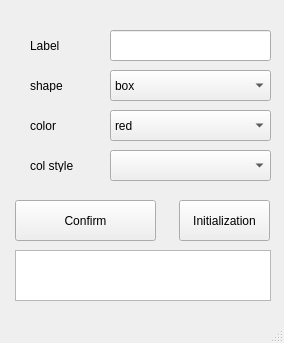
<?xml version="1.0" encoding="UTF-8"?>
<ui version="4.0">
 <class>gvobjwidget</class>
 <widget class="QMainWindow" name="gvobjwidget">
  <property name="geometry">
   <rect>
    <x>0</x>
    <y>0</y>
    <width>284</width>
    <height>343</height>
   </rect>
  </property>
  <property name="windowTitle">
   <string>gvobjwidget</string>
  </property>
  <widget class="QWidget" name="centralwidget">
   <widget class="QLineEdit" name="lineEdit">
    <property name="geometry">
     <rect>
      <x>110</x>
      <y>30</y>
      <width>161</width>
      <height>31</height>
     </rect>
    </property>
   </widget>
   <widget class="QComboBox" name="comboBox">
    <property name="geometry">
     <rect>
      <x>110</x>
      <y>70</y>
      <width>161</width>
      <height>31</height>
     </rect>
    </property>
    <item>
     <property name="text">
      <string>box</string>
     </property>
    </item>
    <item>
     <property name="text">
      <string>component</string>
     </property>
    </item>
    <item>
     <property name="text">
      <string>ellipse</string>
     </property>
    </item>
   </widget>
   <widget class="QComboBox" name="comboBox_2">
    <property name="geometry">
     <rect>
      <x>110</x>
      <y>110</y>
      <width>161</width>
      <height>31</height>
     </rect>
    </property>
    <item>
     <property name="text">
      <string>red</string>
     </property>
    </item>
    <item>
     <property name="text">
      <string>blue</string>
     </property>
    </item>
    <item>
     <property name="text">
      <string>yellow</string>
     </property>
    </item>
   </widget>
   <widget class="QComboBox" name="comboBox_3">
    <property name="geometry">
     <rect>
      <x>110</x>
      <y>150</y>
      <width>161</width>
      <height>31</height>
     </rect>
    </property>
    <item>
     <property name="text">
      <string/>
     </property>
    </item>
    <item>
     <property name="text">
      <string>filled</string>
     </property>
    </item>
   </widget>
   <widget class="QLabel" name="label">
    <property name="geometry">
     <rect>
      <x>30</x>
      <y>40</y>
      <width>56</width>
      <height>12</height>
     </rect>
    </property>
    <property name="text">
     <string>Label</string>
    </property>
   </widget>
   <widget class="QLabel" name="label_2">
    <property name="geometry">
     <rect>
      <x>30</x>
      <y>80</y>
      <width>56</width>
      <height>12</height>
     </rect>
    </property>
    <property name="text">
     <string>shape</string>
    </property>
   </widget>
   <widget class="QLabel" name="label_3">
    <property name="geometry">
     <rect>
      <x>30</x>
      <y>120</y>
      <width>56</width>
      <height>12</height>
     </rect>
    </property>
    <property name="text">
     <string>color</string>
    </property>
   </widget>
   <widget class="QLabel" name="label_4">
    <property name="geometry">
     <rect>
      <x>30</x>
      <y>160</y>
      <width>56</width>
      <height>12</height>
     </rect>
    </property>
    <property name="text">
     <string>col style</string>
    </property>
   </widget>
   <widget class="QPushButton" name="pushButton">
    <property name="geometry">
     <rect>
      <x>15</x>
      <y>200</y>
      <width>141</width>
      <height>41</height>
     </rect>
    </property>
    <property name="text">
     <string>Confirm</string>
    </property>
   </widget>
   <widget class="QTextBrowser" name="textBrowser">
    <property name="geometry">
     <rect>
      <x>15</x>
      <y>250</y>
      <width>256</width>
      <height>51</height>
     </rect>
    </property>
   </widget>
   <widget class="QPushButton" name="pushButton_2">
    <property name="geometry">
     <rect>
      <x>179</x>
      <y>200</y>
      <width>91</width>
      <height>41</height>
     </rect>
    </property>
    <property name="text">
     <string>Initialization</string>
    </property>
   </widget>
  </widget>
  <widget class="QMenuBar" name="menubar">
   <property name="geometry">
    <rect>
     <x>0</x>
     <y>0</y>
     <width>284</width>
     <height>21</height>
    </rect>
   </property>
  </widget>
  <widget class="QStatusBar" name="statusbar"/>
 </widget>
 <resources/>
 <connections/>
</ui>
